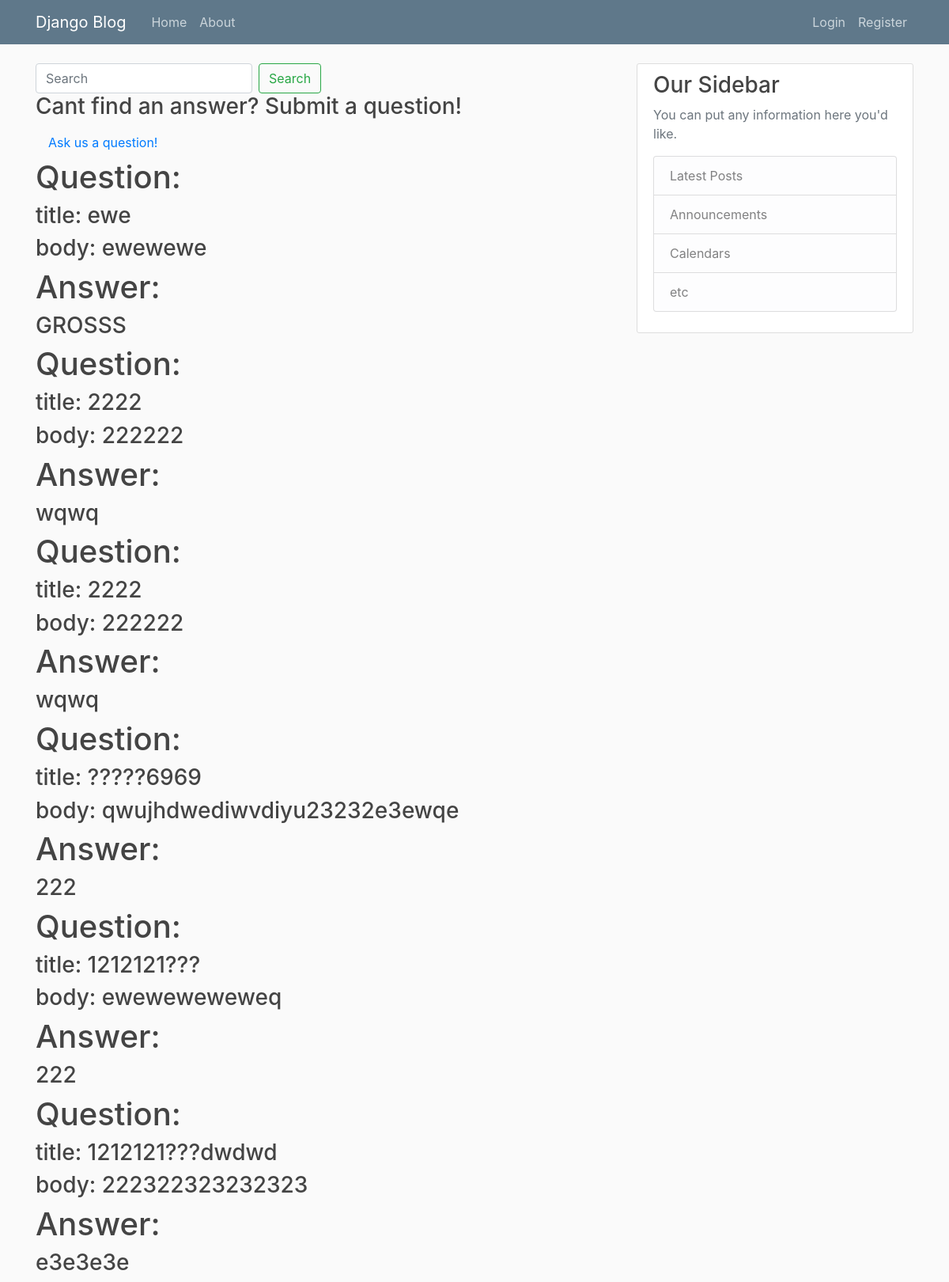
/qna/, run on the app's committed database.
### qna/models.py (models this page shows, shortened)
class Answer(models.Model):
	body= models.TextField()
	question= models.ForeignKey(Question, on_delete= models.CASCADE)
	date_posted= models.DateTimeField(default=timezone.now)
	author= models.ForeignKey(User, on_delete= models.CASCADE)
	objects= AnswerManager()

class Question(models.Model):
	title= models.CharField(max_length= 100)
	body= models.TextField()
	date_posted= models.DateTimeField(default=timezone.now)
	author= models.ForeignKey(User, on_delete= models.CASCADE)

### qna/views.py (the view)
# urls.py: path('qna/', qna_views.qna, name='qna'),
def qna(request):
	context= {
		'questions': Question.objects.all(),
		'answers': Answer.objects.all(),
	}
	return render(request, 'qna/qna.html', context)

### qna/models.py (called while the page is built)
	def get_queryset(self):
		return AnswerQuerySet(self.model, using=self._db)

### qna/templates/qna/qna.html
{% extends "info/base.html" %}
{% block content %}
    <form class="form-inline my-2 my-lg-0" action='/search/'>
      <input class="form-control mr-sm-2" type="search" name='q' placeholder="Search" aria-label="Search">
      <button class="btn btn-outline-success my-2 my-sm-0" type="submit">Search</button>
    </form>
<h3> Cant find an answer? Submit a question!</h3>
<a class="nav-item nav-link" href="{% url 'question' %}">Ask us a question! </a>
{% for answer in answers %}
        <h1> Question:</h1>
        <h3> title:  {{ answer.question.title }} </h3>
        <h3> body: {{ answer.question.body }} </h3>
        <h1> Answer: </h1><h3> {{ answer.body }} </h3>
{% endfor %}
{% endblock content %}

### info/static/info/main.css (style rules this page uses)
body { background: #fafafa; color: #333333; margin-top: 5rem; }
h1, h2, h3, h4, h5, h6 { color: #444444; }

### data on the page
Answer: question "ewe", question.body "ewewewe", body "GROSSS"
Answer: question "2222", question.body "222222", body "wqwq"
Answer: question "2222", question.body "222222", body "wqwq"
Answer: question "?????6969", question.body "qwujhdwediwvdiyu23232e3ewqe", body "222"
Answer: question "1212121???", question.body "eweweweweweq", body "222"
Answer: question "1212121???dwdwd", question.body "222322323232323", body "e3e3e3e"
